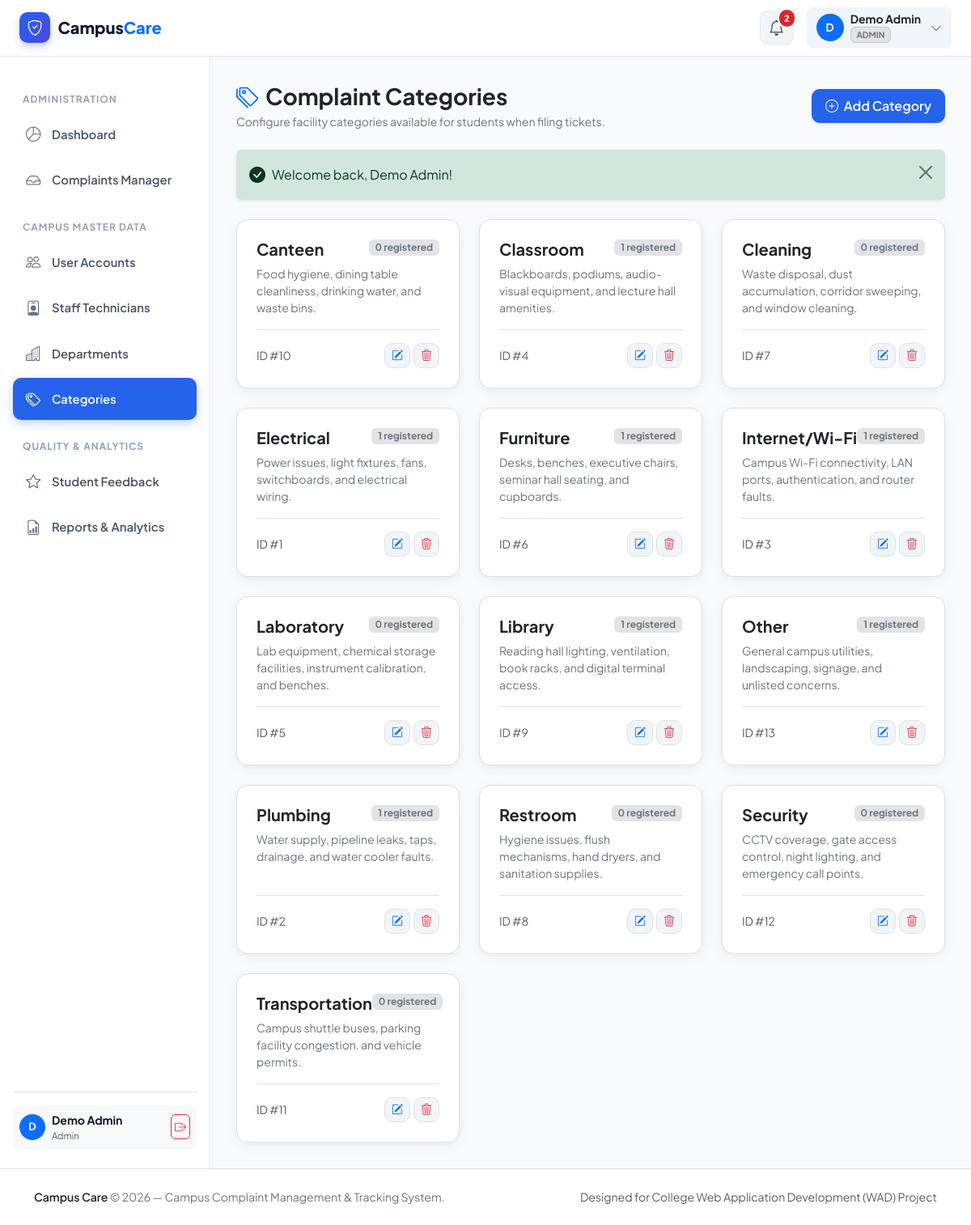
Screenshot of /admin/categories.php (signed in) with the database file from the repository.
### tables this page shows
CREATE TABLE `categories` (
  `id` INT AUTO_INCREMENT PRIMARY KEY,
  `name` VARCHAR(100) NOT NULL UNIQUE,
  `description` TEXT NULL,
  `created_at` TIMESTAMP DEFAULT CURRENT_TIMESTAMP
);

### config/database.php (called while the page is built, shortened)
<?php
if (!function_exists('url')) {
    function url($path = '') {
        $path = ltrim($path, '/');
        return BASE_URL . $path;
    }
}
            ?>

### admin/categories.php (the view, shortened to what this page needs)
<?php
require_once __DIR__ . '/../config/database.php';
require_once __DIR__ . '/../includes/functions.php';
require_once __DIR__ . '/../includes/auth.php';
try {
    $stmt = $pdo->query("
        SELECT c.*, COUNT(cmp.id) as complaint_count
        FROM categories c
        LEFT JOIN complaints cmp ON c.id = cmp.category_id
        GROUP BY c.id
        ORDER BY c.name ASC
    ");
    $categories = $stmt->fetchAll();
} catch (PDOException $e) {
    $categories = [];
}
require_once __DIR__ . '/../includes/header.php';
require_once __DIR__ . '/../includes/navbar.php';
?>
<div class="dashboard-wrapper">
    <?php require_once __DIR__ . '/../includes/sidebar.php'; ?>
    <main class="dashboard-main">
        <div class="d-flex flex-wrap align-items-center justify-content-between gap-3 mb-4">
            <div>
                <h3 class="fw-bold text-dark mb-1">
                    <i class="bi bi-tags text-primary me-2"></i>Complaint Categories
                </h3>
                <p class="text-secondary small mb-0">Configure facility categories available for students when filing tickets.</p>
            </div>
            <button type="button" class="btn btn-primary px-3 py-2 fw-semibold shadow-sm" data-bs-toggle="modal" data-bs-target="#addCatModal">
                <i class="bi bi-plus-circle me-1"></i> Add Category
            </button>
        </div>
        <div class="row g-4">
            <?php foreach ($categories as $cat): ?>
                <div class="col-md-6 col-lg-4">
                    <div class="app-card p-4 h-100 d-flex flex-column border">
                        <div class="d-flex align-items-start justify-content-between mb-2">
                            <h5 class="fw-bold text-dark mb-0"><?= e($cat['name']) ?></h5>
                            <span class="badge bg-secondary-subtle text-secondary small">
                                <?= (int)$cat['complaint_count'] ?> registered
                            </span>
                        </div>
                        <p class="text-secondary small flex-grow-1 mb-3">
                            <?= e($cat['description'] ?: 'No description provided.') ?>
                        </p>
                        <div class="d-flex justify-content-between align-items-center pt-3 border-top mt-auto">
                            <small class="text-muted">ID #<?= $cat['id'] ?></small>
                            <div class="d-flex gap-1">
                                <button type="button" class="btn btn-sm btn-light border p-1.5" title="Edit Category" onclick='openEditCatModal(<?= json_encode($cat) ?>)'>
                                    <i class="bi bi-pencil-square text-primary"></i>
                                </button>
                                <form method="POST" action="<?= url('admin/categories.php') ?>" class="d-inline" onsubmit="return confirm('Are you sure you want to delete category <?= e($cat['name']) ?>?');">
                                    <button type="submit" class="btn btn-sm btn-light border p-1.5" title="Delete Category">
                                        <i class="bi bi-trash3 text-danger"></i>
                                    </button>
                                </form>
                            </div>
                        </div>
                    </div>
                </div>
            <?php endforeach; ?>
        </div>
    </main>
</div>
<?php require_once __DIR__ . '/../includes/footer.php'; ?>

### assets/css/style.css (style rules this page uses)
:root { --app-primary: #2563EB; --app-primary-hover: #1D4ED8; --app-primary-subtle: #EFF6FF; --app-dark: #0F172A; --app-slate-800: #1E293B; --app-slate-700: #334155; --app-slate-600: #475569; --app-slate-500: #64748B; --app-slate-400: #94A3B8; --app-slate-200: #E2E8F0; --app-slate-100: #F1F5F9; --app-bg: #F8FAFC; --app-success: #16A34A; --app-success-subtle: #F0FDF4; --app-warning: #F59E0B; --app-warning-subtle: #FFFBEB; --app-danger: #DC2626; --app-danger-subtle: #FEF2F2; --app-info: #0284C7; --app-info-subtle: #F0F9FF; --app-card-radius: 14px; --app-card-shadow: 0 4px 20px -2px rgba(15, 23, 42, 0.06), 0 2px 6px -1px rgba(15, 23, 42, 0.04); --app-hover-shadow: 0 12px 30px -4px rgba(37, 99, 235, 0.12), 0 4px 10px -2px rgba(15, 23, 42, 0.06); --sidebar-width: 260px; --header-height: 70px; }
body { font-family: 'Plus Jakarta Sans', -apple-system, BlinkMacSystemFont, "Segoe UI", Roboto, sans-serif; background-color: var(--app-bg); color: var(--app-dark); min-height: 100vh; display: flex; flex-direction: column; -webkit-font-smoothing: antialiased; }
.dashboard-wrapper { display: flex; min-height: calc(100vh - var(--header-height)); }
.dashboard-main { flex-grow: 1; padding: 2rem; background-color: var(--app-bg); max-width: 100%; overflow-x: hidden; }
.app-card { background: #FFFFFF; border-radius: var(--app-card-radius); border: 1px solid var(--app-slate-200); box-shadow: var(--app-card-shadow); transition: transform 0.25s ease, box-shadow 0.25s ease; }
.btn-primary { background-color: var(--app-primary); border-color: var(--app-primary); font-weight: 600; padding: 0.6rem 1.25rem; border-radius: 10px; box-shadow: 0 2px 6px rgba(37, 99, 235, 0.25); transition: all 0.2s ease; }
.btn-light { background: var(--app-slate-100); border-color: var(--app-slate-200); color: var(--app-slate-700); font-weight: 600; border-radius: 10px; }

### rows the page displays
categories: name "Canteen", complaint_count "0", description "Food hygiene, dining table cleanliness, drinking water, and waste bins.", id "10"
categories: name "Classroom", complaint_count "1", description "Blackboards, podiums, audio-visual equipment, and lecture hall amenities.", id "4"
categories: name "Cleaning", complaint_count "0", description "Waste disposal, dust accumulation, corridor sweeping, and window cleaning.", id "7"
categories: name "Electrical", complaint_count "1", description "Power issues, light fixtures, fans, switchboards, and electrical wiring.", id "1"
categories: name "Furniture", complaint_count "1", description "Desks, benches, executive chairs, seminar hall seating, and cupboards.", id "6"
categories: name "Internet/Wi-Fi", complaint_count "1", description "Campus Wi-Fi connectivity, LAN ports, authentication, and router faults.", id "3"
categories: name "Laboratory", complaint_count "0", description "Lab equipment, chemical storage facilities, instrument calibration, and benches.", id "5"
categories: name "Library", complaint_count "1", description "Reading hall lighting, ventilation, book racks, and digital terminal access.", id "9"
categories: name "Other", complaint_count "1", description "General campus utilities, landscaping, signage, and unlisted concerns.", id "13"
categories: name "Plumbing", complaint_count "1", description "Water supply, pipeline leaks, taps, drainage, and water cooler faults.", id "2"
categories: name "Restroom", complaint_count "0", description "Hygiene issues, flush mechanisms, hand dryers, and sanitation supplies.", id "8"
categories: name "Security", complaint_count "0", description "CCTV coverage, gate access control, night lighting, and emergency call points.", id "12"
categories: name "Transportation", complaint_count "0", description "Campus shuttle buses, parking facility congestion, and vehicle permits.", id "11"

### other values shown
$unreadNotifsCount "2"
substr($user['name'], 0, 1) "D"
$user['name'] "Demo Admin"
$user['role'] "ADMIN"
$user['role'] "Admin"
$f['message'] "Welcome back, Demo Admin!"
